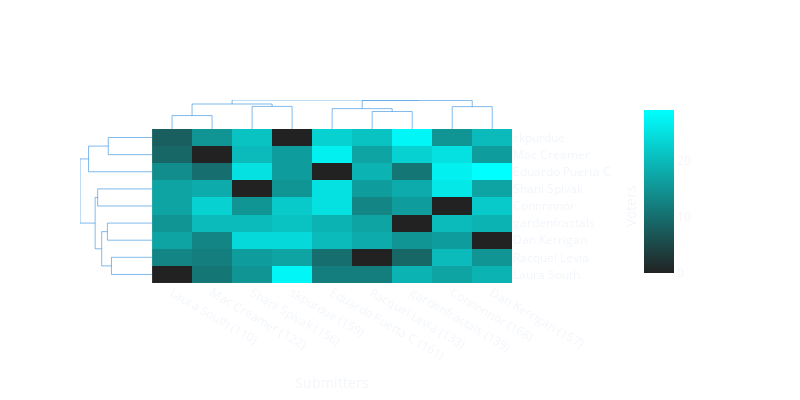

Notebook code for this chart:
### Code cell
# For each submitter, get the total votes they received from the matrix and add it to their name:
new_names = []
for submitter in matrix.columns:
    total_votes = int(matrix[submitter].sum())
    new_names.append(f'{submitter} ({total_votes})')
matrix.columns = new_names

fig = Clustergram(
    data=matrix,
    column_labels=list(matrix.columns.values),
    row_labels=list(matrix.index),
    height=400,
    width=800,
    color_map = [
        [0, "#222"],
        [1, "aqua"]
    ],
    center_values=False,
)
fig.update_layout(template='plotly_dark')
# Update only the heatmap axes, not all axes:
fig.update_yaxes(title_text='Voters', selector={'anchor': 'x11'})
fig.update_xaxes(title_text='Submitters', selector={'anchor': 'y11'})

### Figure 1 — Plotly figure (JSON) as saved in the notebook; plotly's stock layout.template omitted (floating-point values rounded to 4 significant figures)
{"data": [{"hoverinfo": "y+name", "line": {"width": 0.5}, "marker": {"color": "rgb(0,116,217)"}, "mode": "lines", "name": "Col Cluster 0", "type": "scatter", "x": [20, 20, 66.25, 66.25], "xaxis": "x3", "y": [34.67, 40.2, 40.2, 39.56], "yaxis": "y3"}, {"hoverinfo": "y+name", "line": {"width": 0.5}, "marker": {"color": "rgb(0,116,217)"}, "mode": "lines", "name": "Col Cluster 1", "type": "scatter", "x": [5, 5, 15, 15], "xaxis": "x3", "y": [0, 18.6, 18.6, 0], "yaxis": "y3"}, {"hoverinfo": "y+name", "line": {"width": 0.5}, "marker": {"color": "rgb(0,116,217)"}, "mode": "lines", "name": "Col Cluster 2", "type": "scatter", "x": [10, 10, 30, 30], "xaxis": "x3", "y": [18.6, 34.67, 34.67, 31.35], "yaxis": "y3"}, {"hoverinfo": "y+name", "line": {"width": 0.5}, "marker": {"color": "rgb(0,116,217)"}, "mode": "lines", "name": "Col Cluster 3", "type": "scatter", "x": [25, 25, 35, 35], "xaxis": "x3", "y": [0, 31.35, 31.35, 0], "yaxis": "y3"}, {"hoverinfo": "y+name", "line": {"width": 0.5}, "marker": {"color": "rgb(0,116,217)"}, "mode": "lines", "name": "Col Cluster 4", "type": "scatter", "x": [45, 45, 60, 60], "xaxis": "x3", "y": [0, 28.25, 28.25, 24.29], "yaxis": "y3"}, {"hoverinfo": "y+name", "line": {"width": 0.5}, "marker": {"color": "rgb(0,116,217)"}, "mode": "lines", "name": "Col Cluster 5", "type": "scatter", "x": [52.5, 52.5, 80, 80], "xaxis": "x3", "y": [28.25, 39.56, 39.56, 31], "yaxis": "y3"}, {"hoverinfo": "y+name", "line": {"width": 0.5}, "marker": {"color": "rgb(0,116,217)"}, "mode": "lines", "name": "Col Cluster 6", "type": "scatter", "x": [55, 55, 65, 65], "xaxis": "x3", "y": [0, 24.29, 24.29, 0], "yaxis": "y3"}, {"hoverinfo": "y+name", "line": {"width": 0.5}, "marker": {"color": "rgb(0,116,217)"}, "mode": "lines", "name": "Col Cluster 7", "type": "scatter", "x": [75, 75, 85, 85], "xaxis": "x3", "y": [0, 31, 31, 0], "yaxis": "y3"}, {"hoverinfo": "x+name", "line": {"width": 0.5}, "marker": {"color": "rgb(0,116,217)"}, "mode": "lines", "name": "Row Cluster 0", "type": "scatter", "x": [0, -23.77, -23.77, 0], "xaxis": "x9", "y": [5, 5, 15, 15], "yaxis": "y9"}, {"hoverinfo": "x+name", "line": {"width": 0.5}, "marker": {"color": "rgb(0,116,217)"}, "mode": "lines", "name": "Row Cluster 1", "type": "scatter", "x": [0, -25.61, -25.61, 0], "xaxis": "x9", "y": [75, 75, 85, 85], "yaxis": "y9"}, {"hoverinfo": "x+name", "line": {"width": 0.5}, "marker": {"color": "rgb(0,116,217)"}, "mode": "lines", "name": "Row Cluster 2", "type": "scatter", "x": [0, -37.15, -37.15, -25.61], "xaxis": "x9", "y": [65, 65, 80, 80], "yaxis": "y9"}, {"hoverinfo": "x+name", "line": {"width": 0.5}, "marker": {"color": "rgb(0,116,217)"}, "mode": "lines", "name": "Row Cluster 3", "type": "scatter", "x": [0, -31.83, -31.83, 0], "xaxis": "x9", "y": [45, 45, 55, 55], "yaxis": "y9"}, {"hoverinfo": "x+name", "line": {"width": 0.5}, "marker": {"color": "rgb(0,116,217)"}, "mode": "lines", "name": "Row Cluster 4", "type": "scatter", "x": [-33.3, -42.17, -42.17, -37.15], "xaxis": "x9", "y": [35, 35, 72.5, 72.5], "yaxis": "y9"}, {"hoverinfo": "x+name", "line": {"width": 0.5}, "marker": {"color": "rgb(0,116,217)"}, "mode": "lines", "name": "Row Cluster 5", "type": "scatter", "x": [0, -26.12, -26.12, 0], "xaxis": "x9", "y": [25, 25, 35, 35], "yaxis": "y9"}, {"hoverinfo": "x+name", "line": {"width": 0.5}, "marker": {"color": "rgb(0,116,217)"}, "mode": "lines", "name": "Row Cluster 6", "type": "scatter", "x": [-29.46, -33.3, -33.3, -31.83], "xaxis": "x9", "y": [20, 20, 50, 50], "yaxis": "y9"}, {"hoverinfo": "x+name", "line": {"width": 0.5}, "marker": {"color": "rgb(0,116,217)"}, "mode": "lines", "name": "Row Cluster 7", "type": "scatter", "x": [-23.77, -29.46, -29.46, -26.12], "xaxis": "x9", "y": [10, 10, 30, 30], "yaxis": "y9"}, {"colorbar": {"xpad": 100}, "colorscale": [[0, "#222"], [1, "aqua"]], "type": "heatmap", "x": [5, 15, 25, 35, 45, 55, 65, 75, 85], "xaxis": "x11", "y": [5, 15, 25, 35, 45, 55, 65, 75, 85], "yaxis": "y11", "z": [[0, 11, 15, 28, 12, 12, 19, 17, 19], [13, 12, 16, 17, 10, 0, 9, 20, 15], [17, 13, 24, 24, 20, 18, 15, 16, 0], [15, 20, 20, 21, 19, 17, 0, 20, 19], [17, 23, 15, 22, 25, 13, 16, 0, 22], [17, 18, 0, 15, 25, 16, 18, 26, 17], [14, 10, 25, 16, 0, 19, 11, 27, 29], [9, 0, 20, 16, 27, 17, 23, 25, 16], [8, 15, 21, 0, 23, 21, 28, 15, 20]]}], "layout": {"height": 400, "hovermode": "closest", "legend": {"x": 0.7, "y": 0.7}, "paper_bgcolor": "rgba(0,0,0,0)", "plot_bgcolor": "rgba(0,0,0,0)", "showlegend": false, "width": 800, "xaxis": {"anchor": "y", "domain": [0, 0.95], "fixedrange": false, "mirror": false, "showgrid": false, "showline": false, "showticklabels": false, "type": "linear", "zeroline": false}, "xaxis10": {"anchor": "y10", "domain": [0.1583, 0.1583], "fixedrange": false, "mirror": false, "showgrid": false, "showline": false, "showticklabels": false, "type": "linear", "zeroline": false}, "xaxis11": {"anchor": "y11", "domain": [0.1583, 0.95], "fixedrange": false, "mirror": false, "range": [0, 90], "showgrid": false, "showline": false, "showticklabels": true, "side": "bottom", "tickmode": "array", "ticktext": ["Laura South (110)", "Mac Creamer (122)", "Shani Spivak (156)", "skpurdue (159)", "Eduardo Puerta C (161)", "Racquel Levia (133)", "gardenfractals (139)", "Connnnnor (166)", "Dan Kerrigan (157)"], "tickvals": [5, 15, 25, 35, 45, 55, 65, 75, 85], "title": {"text": "Submitters"}, "type": "linear", "zeroline": false}, "xaxis12": {"anchor": "y12", "domain": [0.95, 1], "fixedrange": false, "mirror": false, "range": [-5, 1], "showgrid": false, "showline": false, "showticklabels": false, "type": "linear", "zeroline": false}, "xaxis13": {"anchor": "y13", "domain": [0, 0.2]}, "xaxis14": {"anchor": "y14", "domain": [0.2, 0.4]}, "xaxis15": {"anchor": "y15", "domain": [0.1583, 0.95], "fixedrange": false, "mirror": false, "range": [5, 85], "scaleanchor": "x11", "scaleratio": 1, "showgrid": false, "showline": false, "showticklabels": false, "type": "linear", "zeroline": false}, "xaxis16": {"anchor": "y16", "domain": [0.8, 1]}, "xaxis2": {"anchor": "y2", "domain": [0.2, 0.4]}, "xaxis3": {"anchor": "y9", "domain": [0.1583, 0.95], "fixedrange": false, "mirror": false, "scaleanchor": "x11", "showgrid": false, "showline": false, "showticklabels": false, "type": "linear", "zeroline": false}, "xaxis4": {"anchor": "y4", "domain": [0.8, 1]}, "xaxis5": {"anchor": "y5", "domain": [0, 0.95], "fixedrange": false, "mirror": false, "showgrid": false, "showline": false, "showticklabels": false, "type": "linear", "zeroline": false}, "xaxis6": {"anchor": "y6", "domain": [0.2, 0.4], "fixedrange": false, "mirror": false, "showgrid": false, "showline": false, "showticklabels": false, "type": "linear", "zeroline": false}, "xaxis7": {"anchor": "y9", "domain": [0.1583, 0.95], "fixedrange": false, "mirror": false, "showgrid": false, "showline": false, "showticklabels": false, "type": "linear", "zeroline": false}, "xaxis8": {"anchor": "y8", "domain": [0.8, 1]}, "xaxis9": {"anchor": "y9", "domain": [0, 0.1583], "fixedrange": false, "mirror": false, "showgrid": false, "showline": false, "showticklabels": false, "type": "linear", "zeroline": false}, "yaxis": {"anchor": "x", "domain": [0.8417, 1], "fixedrange": false, "mirror": false, "showgrid": false, "showline": false, "showticklabels": false, "type": "linear", "zeroline": false}, "yaxis10": {"anchor": "x10", "domain": [0, 0.8417], "fixedrange": false, "mirror": false, "showgrid": false, "showline": false, "showticklabels": false, "type": "linear", "zeroline": false}, "yaxis11": {"anchor": "x11", "domain": [0, 0.8417], "fixedrange": false, "mirror": false, "showgrid": false, "showline": false, "showticklabels": true, "side": "right", "tickmode": "array", "ticktext": ["Laura South", "Racquel Levia", "Dan Kerrigan", "gardenfractals", "Connnnnor", "Shani Spivak", "Eduardo Puerta C", "Mac Creamer", "skpurdue"], "tickvals": [5, 15, 25, 35, 45, 55, 65, 75, 85], "title": {"text": "Voters"}, "type": "linear", "zeroline": false}, "yaxis12": {"anchor": "x12", "domain": [0, 0.7917], "fixedrange": false, "mirror": false, "range": [5, 85], "scaleanchor": "y11", "scaleratio": 1, "showgrid": false, "showline": false, "showticklabels": false, "type": "linear", "zeroline": false}, "yaxis13": {"anchor": "x13", "domain": [0, 0.2]}, "yaxis14": {"anchor": "x14", "domain": [0, 0.2]}, "yaxis15": {"anchor": "x15", "domain": [0.7917, 0.8417], "fixedrange": false, "mirror": false, "range": [-0.5, 0.5], "showgrid": false, "showline": false, "showticklabels": false, "type": "linear", "zeroline": false}, "yaxis16": {"anchor": "x16", "domain": [0, 0.2]}, "yaxis2": {"anchor": "x2", "domain": [0.8, 1]}, "yaxis3": {"anchor": "x3", "domain": [0.8417, 1], "fixedrange": false, "mirror": false, "range": [0, 40.2], "showgrid": false, "showline": false, "showticklabels": false, "type": "linear", "zeroline": false}, "yaxis4": {"anchor": "x4", "domain": [0.8, 1]}, "yaxis5": {"anchor": "x5", "domain": [0.8417, 0.8417], "fixedrange": false, "mirror": false, "showgrid": false, "showline": false, "showticklabels": false, "type": "linear", "zeroline": false}, "yaxis6": {"anchor": "x6", "domain": [0.8417, 0.8417], "fixedrange": false, "mirror": false, "showgrid": false, "showline": false, "showticklabels": false, "type": "linear", "zeroline": false}, "yaxis7": {"anchor": "x7", "domain": [0.8417, 0.8417], "fixedrange": false, "mirror": false, "showgrid": false, "showline": false, "showticklabels": false, "type": "linear", "zeroline": false}, "yaxis8": {"anchor": "x8", "domain": [0.6, 0.8]}, "yaxis9": {"anchor": "x9", "domain": [0, 0.8417], "fixedrange": false, "mirror": false, "range": [5, 85], "scaleanchor": "y11", "showgrid": false, "showline": false, "showticklabels": false, "type": "linear", "zeroline": false}}}
